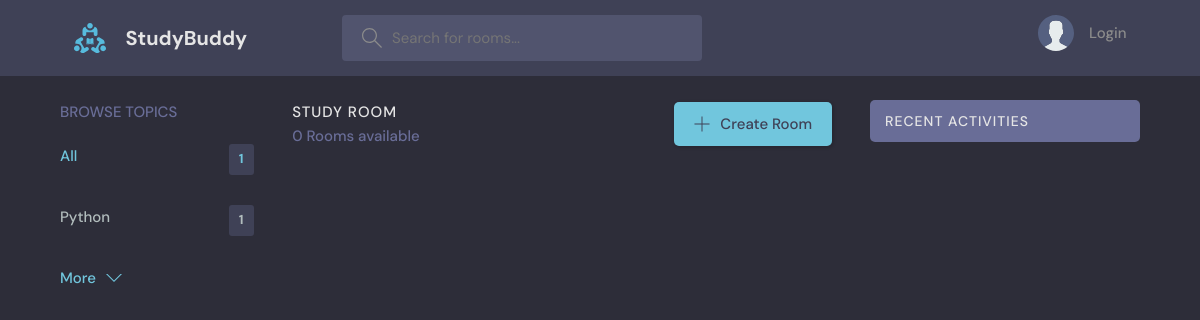
The app's page /?q=Java, older data.
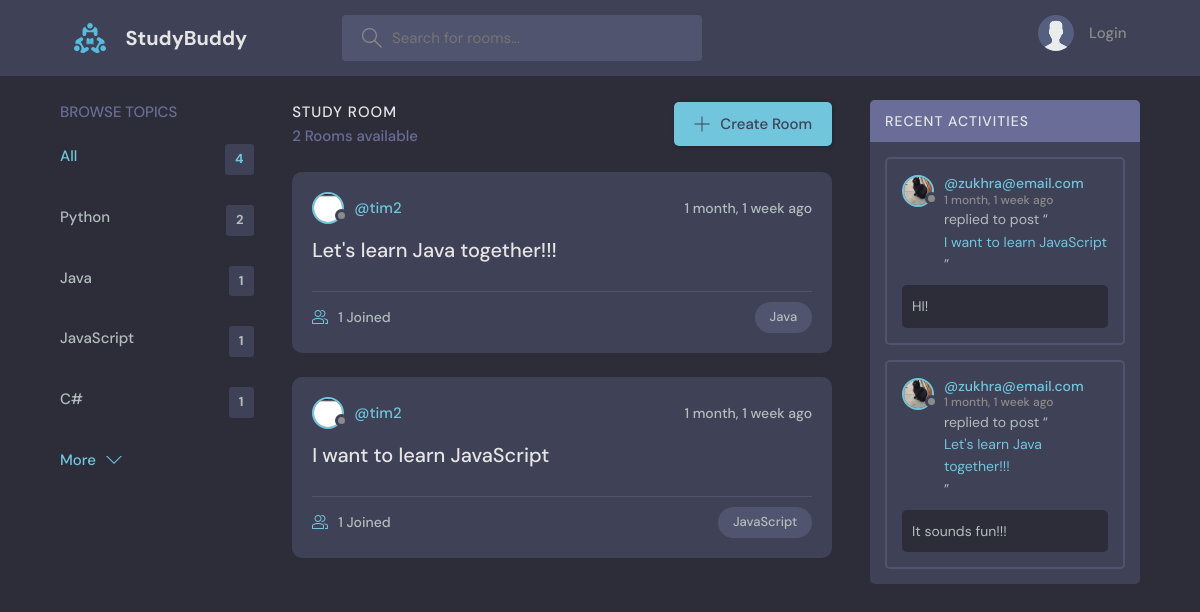
The same page, newer data.
### base/models.py (models this page shows, shortened)
class Topic(models.Model):
    name = models.CharField(max_length=200)

class Room(models.Model):
    host = models.ForeignKey(User, on_delete=models.SET_NULL, null=True)
    topic = models.ForeignKey(Topic, on_delete=models.SET_NULL, null=True)
    name = models.CharField(max_length=200)
    description = models.TextField(null=True, blank=True)
    participants = models.ManyToManyField(
        User, related_name='participants', blank=True)
    updated = models.DateTimeField(auto_now=True)
    created = models.DateTimeField(auto_now_add=True)
    class Meta:
        ordering = ['-updated', '-created']
    def __str__(self):
        return self.name

class User(AbstractUser):
    name = models.CharField(max_length=200, null=True)
    email = models.EmailField(unique=True, null=True)
    bio = models.TextField(null=True)
    avatar = models.ImageField(null=True, default="avatar.svg")
    USERNAME_FIELD = 'email'
    REQUIRED_FIELDS = []

class Message(models.Model):
    user = models.ForeignKey(User, on_delete=models.CASCADE)
    room = models.ForeignKey(Room, on_delete=models.CASCADE)
    body = models.TextField()
    updated = models.DateTimeField(auto_now=True)
    created = models.DateTimeField(auto_now_add=True)
    class Meta:
        ordering = ['-updated', '-created']

### base/views.py (the view)
# urls.py: path('', views.home, name="home"),
def home(request):
    q = request.GET.get('q') if request.GET.get('q') != None else ''
    rooms = Room.objects.filter(
        Q(topic__name__icontains=q) |
        Q(name__icontains=q) |
        Q(description__icontains=q)
    )
    topics = Topic.objects.all()[0:5]
    room_count = rooms.count()
    room_messages = Message.objects.filter(Q(room__topic__name__icontains= q))
    context = {'rooms': rooms, 'topics': topics, 'room_count': room_count,
               'room_messages': room_messages}
    return render(request, 'base/home.html', context)

### base/templates/base/home.html (shortened to what this page needs)
{% extends 'main.html' %}
{% block content %}
<main class="layout layout--3">
  <div class="container">
    {% include 'base/topics_component.html' %}
    <div class="roomList">
      <div class="roomList__header">
        <div>
          <h2>Study Room</h2>
          <p> {{room_count}} Rooms available</p>
        </div>
        <a class="btn btn--main" href="{% url 'create-room' %}">
          <svg version="1.1" xmlns="http://www.w3.org/2000/svg" width="32" height="32" viewBox="0 0 32 32">
            <title>add</title>
            <path
              d="M16.943 0.943h-1.885v14.115h-14.115v1.885h14.115v14.115h1.885v-14.115h14.115v-1.885h-14.115v-14.115z"
            ></path>
          </svg>
          Create Room
        </a>
      </div>
    {% include 'base/feed_component.html' %}
    </div>
    {% include 'base/activity_component.html' %}
  </div>
</main>
{% endblock content %}

### base/templates/base/topics_component.html
<div class="topics">
    <div class="topics__header">
        <h2>Browse Topics</h2>
    </div>
    <ul class="topics__list">
        <li>
            <a href="{% url 'home' %}" class="active">All <span>{{topics.count}}</span></a>
        </li>
        {% for topic in topics %}
        <li>
            <a href="{% url 'home' %}?q={{topic.name}}">{{topic.name}}<span>{{topic.room_set.all.count}}</span></a>
        </li>
        {% endfor %}
    </ul>
    <a class="btn btn--link" href="{% url 'topics'%}">
        More
        <svg version="1.1" xmlns="http://www.w3.org/2000/svg" width="32" height="32" viewBox="0 0 32 32">
            <title>chevron-down</title>
            <path d="M16 21l-13-13h-3l16 16 16-16h-3l-13 13z"></path>
        </svg>
    </a>
</div>

### base/templates/base/feed_component.html (shortened to what this page needs)
{% for room in rooms %}
<div class="roomListRoom">
    <div class="roomListRoom__header">
        <a href="{% url 'user-profile' room.host.id %}" class="roomListRoom__author">
            <div class="avatar avatar--small">
                <img src="{{room.host.avatar.url}}" />
            </div>
            <span>@{{room.host.username}}</span>
        </a>
        <div class="roomListRoom__actions">
            <span>{{room.created|timesince}} ago</span>
        </div>
    </div>
    <div class="roomListRoom__content">
        <a href="{% url 'room' room.id %}">{{room.name}}</a>
    </div>
    <div class="roomListRoom__meta">
        <a href="{% url 'room' room.id %}" class="roomListRoom__joined">
            {{room.participants.all.count}} Joined
        </a>
        <p class="roomListRoom__topic">{{room.topic.name}}</p>
    </div>
</div>
{% endfor %}

### base/templates/base/activity_component.html (shortened to what this page needs)
<div class="activities">
    <div class="activities__header">
        <h2>Recent Activities</h2>
    </div>
    {% for message in room_messages %}
    <div class="activities__box">
        <div class="activities__boxHeader roomListRoom__header">
            <a href="{% url 'user-profile' message.user.id %}" class="roomListRoom__author">
                <div class="avatar avatar--small">
                    <img src="{{message.user.avatar.url}}" />
                </div>
                <p>
                    @{{message.user}}
                    <span>{{message.created|timesince}} ago</span>
                </p>
            </a>
        </div>
        <div class="activities__boxContent">
            <p>replied to post “<a href="{% url 'room' message.room.id %}">{{message.room}}</a>”</p>
            <div class="activities__boxRoomContent">{{message.body}}</div>
        </div>
    </div>
    {% endfor %}
</div>

Row changes from the older to the newer data that the page shows:
computed for Topic "Python": room_set.all.count "1" → "2"
added Topic: name "Java", room_set.all.count "1"
added Topic: name "JavaScript", room_set.all.count "1"
added Topic: name "C#", room_set.all.count "1"
added Room: host.avatar (picture), host.username "tim2", created "1 month, 1 week", name "Let's learn Java together!!!", participants.all.count "1", topic.name "Java"
added Room: host.avatar (picture), host.username "tim2", created "1 month, 1 week", name "I want to learn JavaScript", participants.all.count "1", topic.name "JavaScript"
added Message: user.avatar (picture), user "zukhra@email.com", created "1 month, 1 week", room "I want to learn JavaScript", body "HI!"
added Message: user.avatar (picture), user "zukhra@email.com", created "1 month, 1 week", room "Let's learn Java together!!!", body "It sounds fun!!!"
Text that changed along with them:
{{ topics.count }}: "1" → "4"
{{ room_count }}: "0" → "2"
